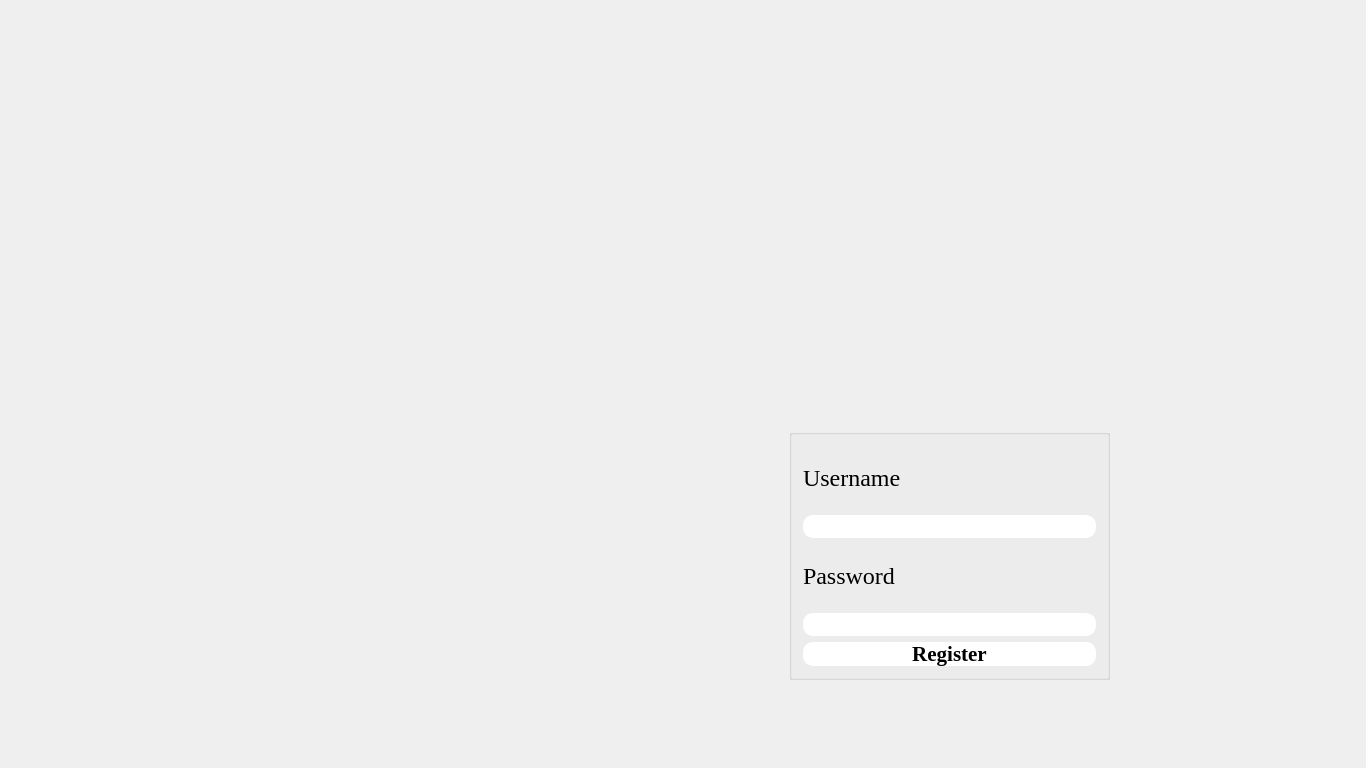
<?xml version="1.0" encoding="UTF-8"?>
<ui version="4.0">
 <class>RegisterFormClass</class>
 <widget class="QMainWindow" name="RegisterFormClass">
  <property name="geometry">
   <rect>
    <x>0</x>
    <y>0</y>
    <width>1366</width>
    <height>768</height>
   </rect>
  </property>
  <property name="minimumSize">
   <size>
    <width>1366</width>
    <height>768</height>
   </size>
  </property>
  <property name="maximumSize">
   <size>
    <width>1366</width>
    <height>768</height>
   </size>
  </property>
  <property name="windowTitle">
   <string>Triviador</string>
  </property>
  <property name="windowIcon">
   <iconset>
    <normaloff>images/triv.png</normaloff>images/triv.png</iconset>
  </property>
  <property name="styleSheet">
   <string notr="true"/>
  </property>
  <widget class="QWidget" name="centralWidget">
   <widget class="QStackedWidget" name="stackedWidget">
    <property name="geometry">
     <rect>
      <x>-1</x>
      <y>-1</y>
      <width>1371</width>
      <height>771</height>
     </rect>
    </property>
    <property name="styleSheet">
     <string notr="true">border-image: url(:/Triviadorclient/images/background.jpg);</string>
    </property>
    <widget class="QWidget" name="page">
     <widget class="QGroupBox" name="groupBox">
      <property name="geometry">
       <rect>
        <x>790</x>
        <y>430</y>
        <width>321</width>
        <height>251</height>
       </rect>
      </property>
      <property name="styleSheet">
       <string notr="true">border-image:white;</string>
      </property>
      <property name="title">
       <string/>
      </property>
      <layout class="QVBoxLayout" name="verticalLayout_3">
       <item>
        <layout class="QVBoxLayout" name="verticalLayout">
         <item>
          <widget class="QLabel" name="label">
           <property name="font">
            <font>
             <family>Times New Roman</family>
             <pointsize>18</pointsize>
            </font>
           </property>
           <property name="text">
            <string>Username</string>
           </property>
          </widget>
         </item>
         <item>
          <widget class="QLineEdit" name="username">
           <property name="font">
            <font>
             <family>Times New Roman</family>
             <pointsize>12</pointsize>
             <bold>true</bold>
            </font>
           </property>
           <property name="styleSheet">
            <string notr="true">#username{
border-image: white;
border: 0.5 solid rgb(255, 255, 255);
border-radius: 10px;

}</string>
           </property>
          </widget>
         </item>
        </layout>
       </item>
       <item>
        <layout class="QVBoxLayout" name="verticalLayout_2">
         <item>
          <widget class="QLabel" name="label_2">
           <property name="font">
            <font>
             <family>Times New Roman</family>
             <pointsize>18</pointsize>
            </font>
           </property>
           <property name="text">
            <string>Password</string>
           </property>
          </widget>
         </item>
         <item>
          <widget class="QLineEdit" name="password">
           <property name="font">
            <font>
             <family>Times New Roman</family>
             <pointsize>12</pointsize>
             <bold>true</bold>
            </font>
           </property>
           <property name="styleSheet">
            <string notr="true">#password{

border-image: white;
border: 0.5 solid rgb(255, 255, 255);
border-radius: 10px;

}</string>
           </property>
           <property name="echoMode">
            <enum>QLineEdit::Password</enum>
           </property>
          </widget>
         </item>
        </layout>
       </item>
       <item>
        <widget class="QPushButton" name="register_pushButton">
         <property name="font">
          <font>
           <family>Times New Roman</family>
           <pointsize>16</pointsize>
           <bold>true</bold>
          </font>
         </property>
         <property name="styleSheet">
          <string notr="true">#register_pushButton{

border-image: white;
border-radius: 10px;
background: white;

}</string>
         </property>
         <property name="text">
          <string>Register</string>
         </property>
        </widget>
       </item>
      </layout>
     </widget>
    </widget>
    <widget class="QWidget" name="page_2"/>
   </widget>
  </widget>
 </widget>
 <layoutdefault spacing="6" margin="11"/>
 <resources>
  <include location="TriviadorClient.qrc"/>
 </resources>
 <connections/>
</ui>
